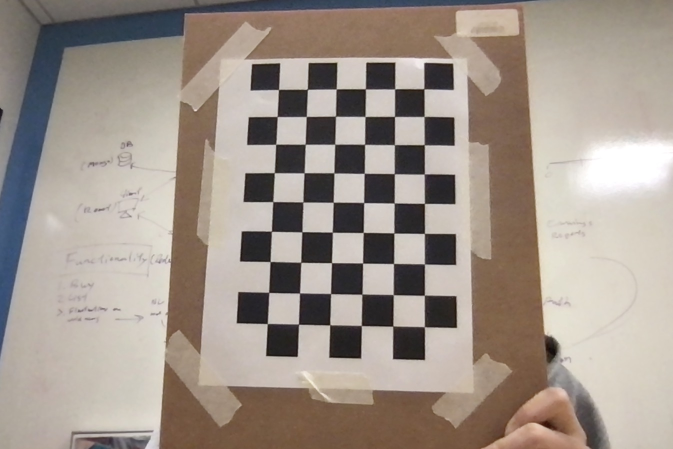
#> input picture camera-calibration/calibration-photos/0.jpg, 1346 x 898 px (shown at 1/2 size); its folder holds only this picture in this run
$ python camera-calibration.py
#> lines starting #> are read from the running program, lines starting #| are printed output that depends on the picture; after the words box and inside, x2 and y2 are one past the last pixel; in counts of white or black regions, pixels touching at a corner belong together; long printed decimals are rounded
import numpy as np
import cv2 as cv
import glob
import json


################ FIND CHESSBOARD CORNERS - OBJECT POINTS AND IMAGE POINTS #############################

chessboardSize = (9,6)
frameSize = (1346,898)


# termination criteria
criteria = (cv.TERM_CRITERIA_EPS + cv.TERM_CRITERIA_MAX_ITER, 30, 0.001)


# prepare object points, like (0,0,0), (1,0,0), (2,0,0) ....,(6,5,0)
objp = np.zeros((chessboardSize[0] * chessboardSize[1], 3), np.float32)
objp[:,:2] = np.mgrid[0:chessboardSize[0],0:chessboardSize[1]].T.reshape(-1,2)

size_of_chessboard_squares_mm = 20
objp = objp * size_of_chessboard_squares_mm


# Arrays to store object points and image points from all the images.
objpoints = [] # 3d point in real world space
imgpoints = [] # 2d points in image plane.


images = glob.glob('calibration-photos/*.jpg')

for i, image in enumerate(images):

    img = cv.imread(image)
#> img is the input picture: shape (898, 1346, 3); mean B, G, R 139.1, 148.5, 159.6
    gray = cv.cvtColor(img, cv.COLOR_BGR2GRAY)
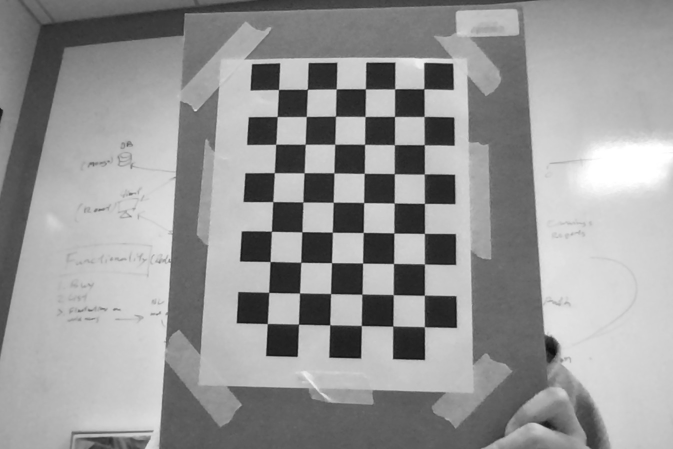
#> gray: shape (898, 1346) (shown at 1/2 size); min 11, max 255, mean 150.7

    # Find the chess board corners
    ret, corners = cv.findChessboardCorners(gray, chessboardSize, None)
#> ret = True; corners = 54 rows, first 8: [848.6, 178.3], [847.6, 233.8], [848.5, 289.2], [848.1, 348.9], [849.1, 407.2], [848.4, 467.8], [848.8, 527.9], [848.8, 591.2]

    print(i, image, len(corners))
#| 0 calibration-photos/0.jpg 54

    # If found, add object points, image points (after refining them)
    if ret == True:

        objpoints.append(objp)
        corners2 = cv.cornerSubPix(gray, corners, (11,11), (-1,-1), criteria)
#> corners2 = 54 rows, first 8: [848.2, 178.1], [848.6, 233.3], [848.9, 290], [848.9, 348.5], [849.3, 407.3], [849.2, 467.3], [849.3, 528.4], [849.1, 590.8]
        imgpoints.append(corners)

        # Draw and display the corners
        cv.drawChessboardCorners(img, chessboardSize, corners2, ret)
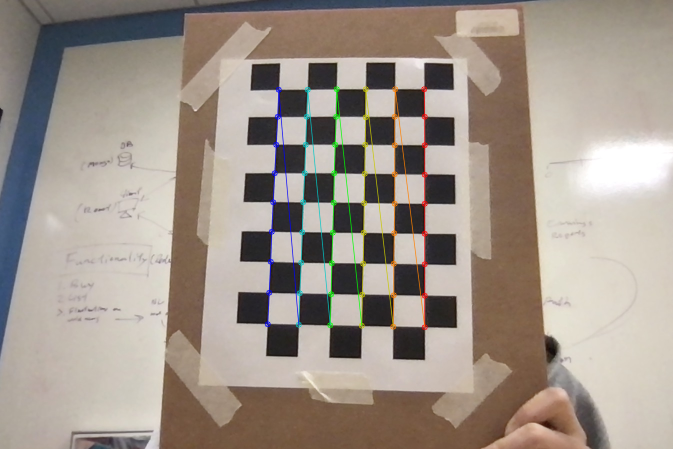
#> img: shape (898, 1346, 3) (shown at 1/2 size); 1.65% of pixels changed, all inside (x1, y1, x2, y2) = (529, 172, 856, 661)
        cv.imwrite('calibrated-photos/' + str(i) + '.png', img)
        cv.waitKey(1000)


cv.destroyAllWindows()


############## CALIBRATION #######################################################

ret, cameraMatrix, dist, rvecs, tvecs = cv.calibrateCamera(objpoints, imgpoints, frameSize, None, None)
#> ret = 0.264; cameraMatrix = [[1260.3, 0, 532.2], [0, 1302.9, 684.5], [0, 0, 1]]; dist = [[-0.269, 0.256, -0.0366, 0.0155, 0.136]]; rvecs = ([-0.1, 0.21, 1.6],); tvecs = ([107.5, -165.4, 430.8],)
rvecslist = [l.tolist() for l in rvecs]
#> rvecslist = [[[-0.1], [0.21], [1.6]]]
tvecslist = [l.tolist() for l in tvecs]
#> tvecslist = [[[107.5], [-165.4], [430.8]]]

params = {}
params["camera matrix"] = cameraMatrix.tolist()
params["distortion params"] = dist.tolist()
params["rotation vectors"] = list(rvecslist)
params["translation vectors"] = list(tvecslist)

jsonStr = json.dumps(params, indent=2)

f = open('camera-params.json', 'w')
f.write(jsonStr)
f.close()

print('camera matrix: ', cameraMatrix)
#| camera matrix:  [[1.26033348e+03 0.00000000e+00 5.32220299e+02]
#|  [0.00000000e+00 1.30289340e+03 6.84521191e+02]
#|  [0.00000000e+00 0.00000000e+00 1.00000000e+00]]
print('distortion params: ', dist)
#| distortion params:  [[-0.2689  0.2559 -0.03663  0.01552  0.136]]
print('rotation vectors: ', rvecs)
#| rotation vectors:  (array([[-0.1001],
#|        [ 0.2103],
#|        [ 1.601]]),)
print('translation vectors: ', tvecs)
#| translation vectors:  (array([[ 107.527],
#|        [-165.428],
#|        [ 430.758]]),)


############## UNDISTORTION #####################################################

img = cv.imread('calibration-photos/0.jpg')
h,  w = img.shape[:2]
#> h = 898; w = 1346
newCameraMatrix, roi = cv.getOptimalNewCameraMatrix(cameraMatrix, dist, (w,h), 1, (w,h))
#> newCameraMatrix = [[1189.1, 0, 548.9], [0, 1251.5, 659.3], [0, 0, 1]]; roi = (22, 44, 1266, 825)


# Undistort
dst = cv.undistort(img, cameraMatrix, dist, None, newCameraMatrix)
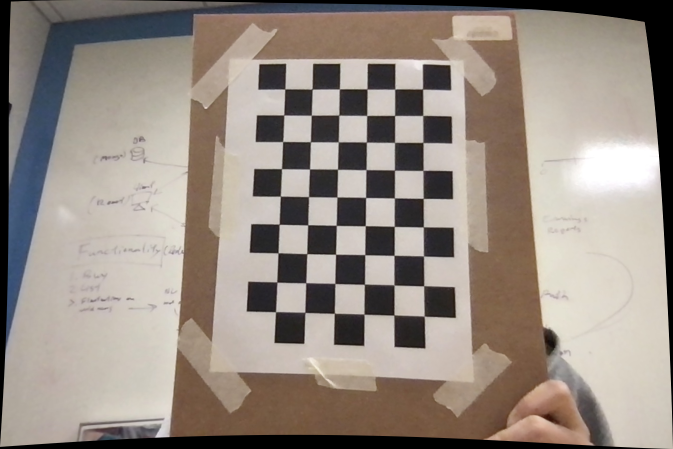
#> dst: shape (898, 1346, 3) (shown at 1/2 size); mean B, G, R 131.1, 139.9, 150.4

# crop the image
x, y, w, h = roi
#> x = 22; y = 44; w = 1266; h = 825
dst = dst[y:y+h, x:x+w]
#> dst: shape (825, 1266, 3)
cv.imwrite('calibrated-photos/calibresult1.png', dst)


# Undistort with Remapping
mapx, mapy = cv.initUndistortRectifyMap(cameraMatrix, dist, None, newCameraMatrix, (w,h), 5)
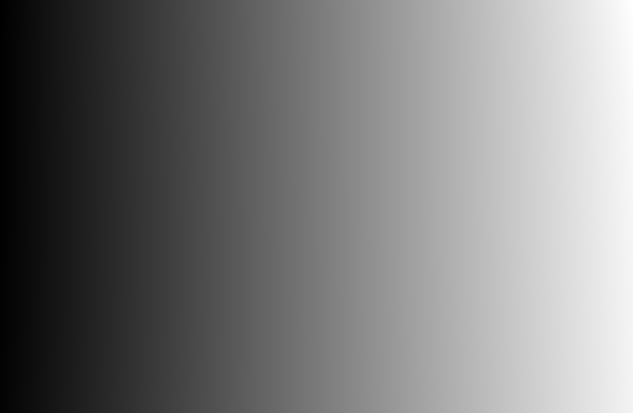
#> mapx: shape (825, 1266) float32 (shown at 1/2 size); min -22.5, max 1323.2, mean 624.6; drawn with min black and max white
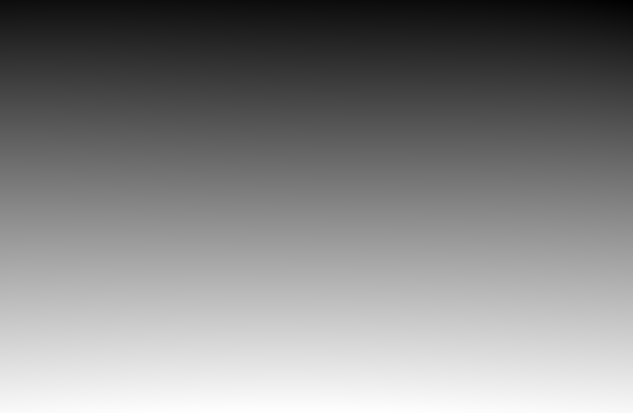
#> mapy: shape (825, 1266) float32 (shown at 1/2 size); min -50.03, max 852.8, mean 422.2; drawn with min black and max white
dst = cv.remap(img, mapx, mapy, cv.INTER_LINEAR)
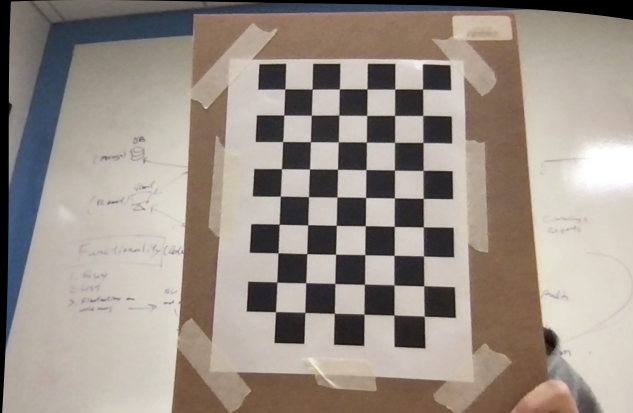
#> dst: shape (825, 1266, 3) (shown at 1/2 size); mean B, G, R 135.8, 144.4, 154.6

# crop the image
x, y, w, h = roi
dst = dst[y:y+h, x:x+w]
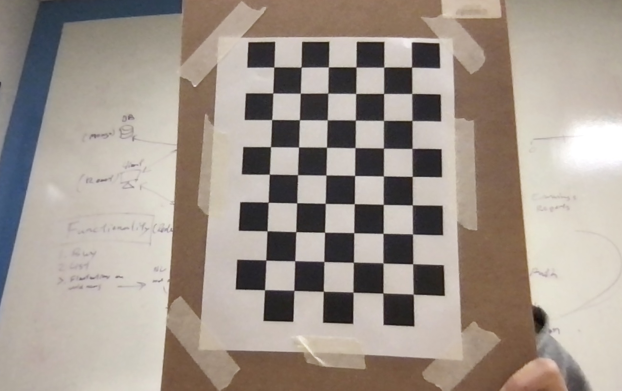
#> dst: shape (781, 1244, 3) (shown at 1/2 size); mean B, G, R 140.9, 150.1, 160.8
cv.imwrite('calibrated-photos/calibresult2.png', dst)


# Reprojection Error
mean_error = 0

for i in range(len(objpoints)):
    imgpoints2, _ = cv.projectPoints(objpoints[i], rvecs[i], tvecs[i], cameraMatrix, dist)
    error = cv.norm(imgpoints[i], imgpoints2, cv.NORM_L2)/len(imgpoints2)
    mean_error += error
#> this loop made 1 pass
#> (error, mean_error) on pass 1: (0.0359, 0.0359)
#> after the loop, mean_error = 0.0359

print( "total error: {}".format(mean_error/len(objpoints)) )
#| total error: 0.03587
